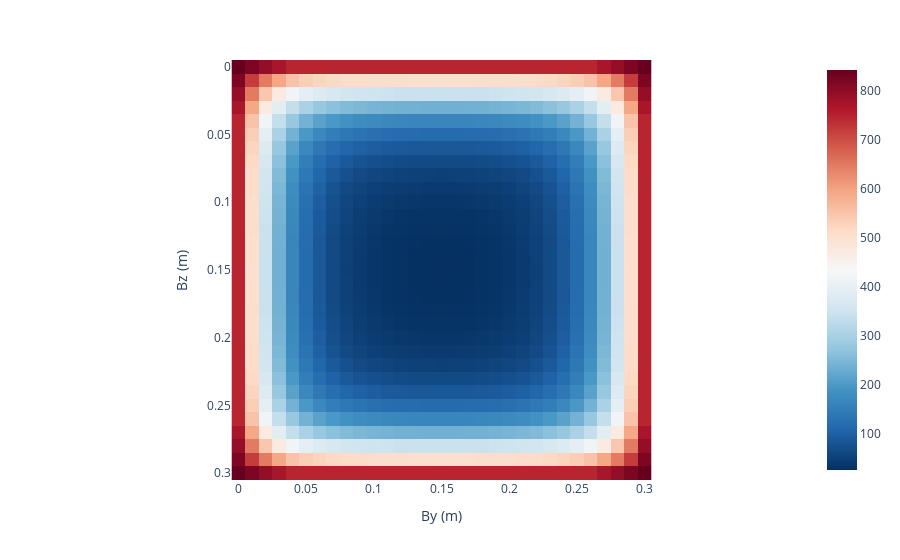

The notebook cell this image was saved under:
### Code cell
df = calc_dataframe(wby.value, wbz.value, wyside.value, wzside.value, wrfi.value)
    # 'RdBu_r', 'jet', "Bluered"
    fig = px.imshow(df, labels={'x': 'By (m)', 'y': 'Bz (m)'}, color_continuous_scale='RdBu_r')
    fig.show()

### Figure 1 — Plotly figure (JSON) as saved in the notebook; plotly's stock layout.template omitted (floating-point values rounded to 4 significant figures; data arrays with more than 128 entries replaced by an {"elided": "..."} marker saying what was removed)
{"data": [{"coloraxis": "coloraxis", "hovertemplate": "By (m): %{x}<br>Bz (m): %{y}<br>color: %{z}<extra></extra>", "name": "0", "type": "heatmap", "x": [0, 0.01, 0.02, 0.03, 0.04, 0.05, 0.06, 0.07, 0.08, 0.09, 0.1, 0.11, 0.12, 0.13, 0.14, 0.15, 0.16, 0.17, 0.18, 0.19, 0.2, 0.21, 0.22, 0.23, 0.24, 0.25, 0.26, 0.27, 0.28, 0.29, 0.3], "xaxis": "x", "y": [0, 0.01, 0.02, 0.03, 0.04, 0.05, 0.06, 0.07, 0.08, 0.09, 0.1, 0.11, 0.12, 0.13, 0.14, 0.15, 0.16, 0.17, 0.18, 0.19, 0.2, 0.21, 0.22, 0.23, 0.24, 0.25, 0.26, 0.27, 0.28, 0.29, 0.3], "yaxis": "y", "z": {"elided": "31x31 float values"}}], "layout": {"coloraxis": {"colorscale": [[0, "rgb(5,48,97)"], [0.1, "rgb(33,102,172)"], [0.2, "rgb(67,147,195)"], [0.3, "rgb(146,197,222)"], [0.4, "rgb(209,229,240)"], [0.5, "rgb(247,247,247)"], [0.6, "rgb(253,219,199)"], [0.7, "rgb(244,165,130)"], [0.8, "rgb(214,96,77)"], [0.9, "rgb(178,24,43)"], [1, "rgb(103,0,31)"]]}, "margin": {"t": 60}, "xaxis": {"anchor": "y", "constrain": "domain", "domain": [0, 1], "scaleanchor": "y", "title": {"text": "By (m)"}}, "yaxis": {"anchor": "x", "autorange": "reversed", "constrain": "domain", "domain": [0, 1], "title": {"text": "Bz (m)"}}}}
